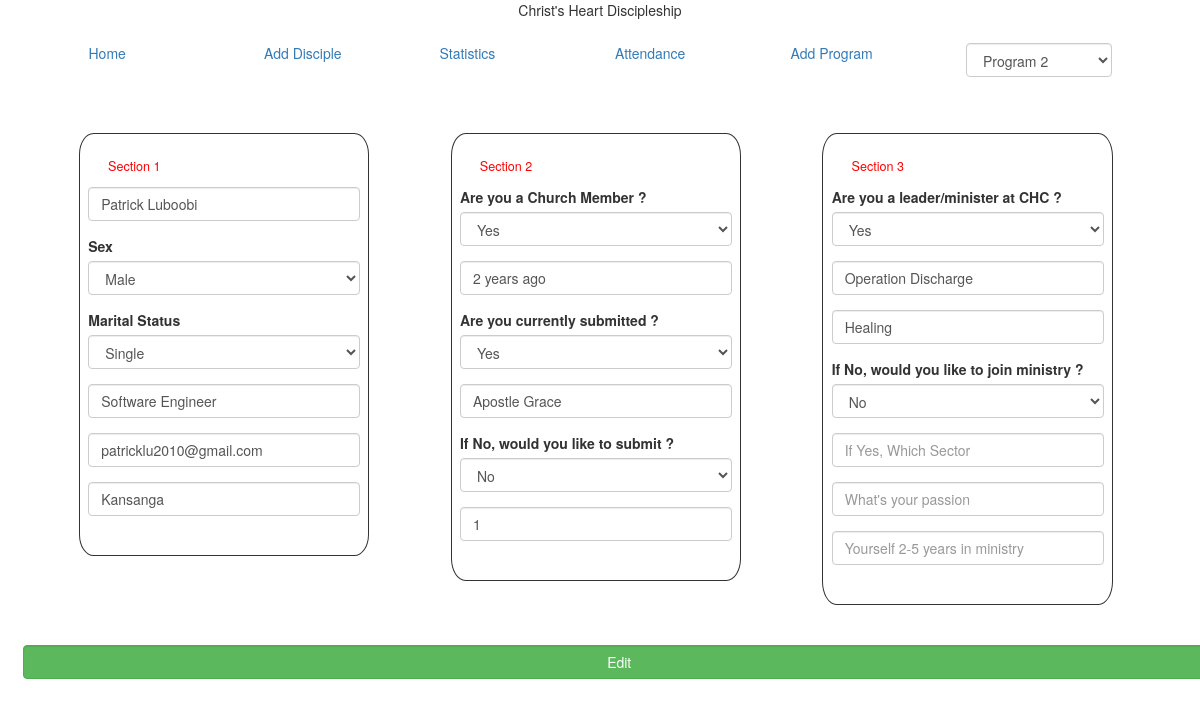
Screenshot of /edit_disciple.php?id=1 with the database file from the repository.
### tables this page shows
CREATE TABLE IF NOT EXISTS `disciples` (
  `id` int(11) NOT NULL AUTO_INCREMENT,
  `name` varchar(50) NOT NULL,
  `sex` enum('Male','Female') NOT NULL,
  `marital_status` enum('Married','Single','Engaged') NOT NULL,
  `occupation` varchar(50) NOT NULL,
  `email` varchar(50) NOT NULL,
  `address` varchar(50) NOT NULL,
  `member` enum('Yes','No') NOT NULL,
  `join` varchar(50) NOT NULL,
  `submitted` enum('Yes','No') NOT NULL,
  `who_submit` varchar(50) NOT NULL,
  `submit` enum('Yes','No') NOT NULL,
  `submit_to` varchar(50) NOT NULL,
  `leader` enum('Yes','No') NOT NULL,
  `department` varchar(50) NOT NULL,
  `role` varchar(50) NOT NULL,
  `ministry` enum('Yes','No') NOT NULL,
  `sector` varchar(50) NOT NULL,
  `passion` varchar(50) NOT NULL,
  `future` varchar(50) NOT NULL,
  `prog_id` int(11) NOT NULL,
  PRIMARY KEY (`id`)
);

### classes/Disciple.php (called while the page is built, shortened)
<?php
class Disciple
{
    protected $_name;
    protected $_occupation;
    protected $_email;
    protected $_address;
    protected $_join_date;
    protected $_submit_to;
    protected $_want_submit_to;
    protected $_department;
    protected $_role;
    protected $_sector;
    protected $_passion;
    protected $_ministry_future;
    public function get_name()
    {
        return $this->_name;
    }
    public function get_occupation()
    {
        return $this->_occupation;
    }
    public function get_email()
    {
        return $this->_email;
    }
    public function get_address()
    {
        return $this->_address;
    }
    public function get_join_date()
    {
        return $this->_join_date;
    }
    public function get_submit_to()
    {
        return $this->_submit_to;
    }
    public function get_want_submit_to()
    {
        return $this->_want_submit_to;
    }
    public function get_department()
    {
        return $this->_department;
    }
    public function get_role()
    {
        return $this->_role;
    }
    public function get_sector()
    {
        return $this->_sector;
    }
    public function get_passion()
    {
        return $this->_passion;
    }
    public function get_ministry_future()
    {
        return $this->_ministry_future;
    }
    public function get_disciple($id){
        $disciple = $this->fetch_disciple($id);
        $this->_name = $disciple['name'];
        $this->_occupation = $disciple['occupation'];
        $this->_email = $disciple['email'];
        $this->_address = $disciple['address'];
        $this->_join_date = $disciple['join'];
        $this->_submit_to = $disciple['who_submit'];
        $this->_want_submit_to = $disciple['submit_to'];
        $this->_department = $disciple['department'];
        $this->_role = $disciple['role'];
        $this->_sector = $disciple['sector'];
        $this->_passion = $disciple['passion'];
        $this->_ministry_future = $disciple['future'];
    }
    public function fetch_disciple($id)
    {
        $dbh = $this->connect_db();
        $statementHandler = $dbh->prepare('SELECT * FROM disciples WHERE id = :id');
        $statementHandler->bindParam(':id', $id, PDO::PARAM_STR);
        $statementHandler->execute();
        if ($statementHandler->rowCount() == 1) {
            $disciple = $statementHandler->fetch(PDO::FETCH_ASSOC);
            return $disciple;
        }
        return false;
    }
    private function connect_db()
    {
        try {
            return new PDO("mysql:host=localhost;dbname=discipleship", "root", "");
        } catch (PDOException $e) {
            echo "Connection Error: " . $e->getMessage();
        }
    }
}

### edit_disciple.php (the view, shortened to what this page needs)
<?php
require_once('classes/Disciple.php');
require_once('includes/form_selects.php.inc')
?>
<!DOCTYPE html>
<html>
<head lang="en">
    <link rel="stylesheet" href="http://maxcdn.bootstrapcdn.com/bootstrap/3.3.6/css/bootstrap.min.css">
    <link rel="stylesheet" type="text/css" href="css/main.css">
</head>
<body>
<div class="container-fluid">
<?php
include_once('includes/header.php.inc');
$id = $_GET['id'];
$disciple = new Disciple();
$disciple->get_disciple($id);
?>
<div id="form-div" class="row">
    <form method="post" role="form" enctype="multipart/form-data" action="php/edit_disciple.php">
        <div class="col-md-3 section-div">
            <div id="section1" class="section">Section 1</div>
            <div class="form-group">
                <div class="row">
                    <input id="name" type="text" name="name" value="<?php echo $disciple->get_name(); ?>"
                           class="form-control" placeholder="Name" required/>
                </div>
            </div>
            <div class="form-group">
                <div class="row">
                    <label for="sex" class="control-label">Sex</label>
                    <select id="sex" name="sex" class="form-control">
                    </select>
                </div>
            </div>
            <div class="form-group">
                <div class="row">
                    <label for="marital-status" class="control-label">Marital Status</label>
                    <select id="marital-status" name="marital-status" class="form-control">
                    </select>
                </div>
            </div>
            <div class="form-group">
                <div class="row">
                    <input id="occupation" type="text" name="occupation"
                           value="<?php echo $disciple->get_occupation(); ?>" class="form-control"
                           placeholder="Occupation" required/>
                </div>
            </div>
            <div class="form-group">
                <div class="row">
                    <input id="email" type="text" name="email" value="<?php echo $disciple->get_email(); ?>"
                           class="form-control" placeholder="Email Address" required/>
                </div>
            </div>
            <div class="form-group">
                <div class="row">
                    <input id="physical-address" type="text" name="physical-address"
                           value="<?php echo $disciple->get_address(); ?>" class="form-control"
                           placeholder="Physical Address" required/>
                </div>
            </div>
        </div>
        <div class="col-md-3 section-div">
            <div id="section2" class="section">Section 2</div>
            <div class="form-group">
                <div class="row">
                    <label for="member" class="control-label">Are you a Church Member ?</label>
                    <select id="member" name="member" class="form-control">
                    </select>
                </div>
            </div>
            <div class="form-group">
                <div class="row">
                    <input id="join" type="text" name="join" value="<?php echo $disciple->get_join_date(); ?>"
                           class="form-control"
                           placeholder="If Yes, When did u join" required/>
                </div>
            </div>
            <div class="form-group">
                <div class="row">
                    <label for="submitted" class="control-label">Are you currently submitted ?</label>
                    <select id="submitted" name="submitted" class="form-control">
                    </select>
                </div>
            </div>
            <div class="form-group">
                <div class="row">
                    <input id="who-submit" type="text" name="who-submit"
                           value="<?php echo $disciple->get_submit_to(); ?>" class="form-control"
                           placeholder="If Yes, To who" required/>
                </div>
            </div>
            <div class="form-group">
                <div class="row">
                    <label for="submit" class="control-label">If No, would you like to submit ?</label>
                    <select id="submit" name="submit" class="form-control">
                    </select>
                </div>
            </div>
            <div class="form-group">
                <div class="row">
                    <input id="submit-to" type="text" name="submit-to"
                           value="<?php echo $disciple->get_want_submit_to(); ?>" class="form-control"
                           placeholder="If Yes, To who" required/>
                </div>
            </div>
        </div>
        <div class="col-md-3 section-div">
            <div id="section3" class="section">Section 3</div>
            <div class="form-group">
                <div class="row">
                    <label for="leader" class="control-label">Are you a leader/minister at CHC ?</label>
                    <select id="leader" name="leader" class="form-control">
                    </select>
                </div>
            </div>
            <div class="form-group">
                <div class="row">
                    <input id="depertment" type="text" name="department"
                           value="<?php echo $disciple->get_department(); ?>" class="form-control"
                           placeholder="If Yes, Which department" required/>
                </div>
            </div>
            <div class="form-group">
                <div class="row">
                    <input id="role" type="text" name="role" value="<?php echo $disciple->get_role(); ?>"
                           class="form-control"
                           placeholder="What is you role in that department" required/>
                </div>
            </div>
            <div class="form-group">
                <div class="row">
                    <label for="ministry" class="control-label">If No, would you like to join ministry ?</label>
                    <select id="ministry" name="ministry" class="form-control">
                    </select>
                </div>
            </div>
            <div class="form-group">
                <div class="row">
                    <input id="sector" type="text" name="sector" value="<?php echo $disciple->get_sector(); ?>"
                           class="form-control"
                           placeholder="If Yes, Which Sector" required/>
                </div>
            </div>
            <div class="form-group">
                <div class="row">
                    <input id="passion" type="text" name="passion" value="<?php echo $disciple->get_passion(); ?>"
                           class="form-control"
                           placeholder="What's your passion" required/>
                </div>
            </div>
            <div class="form-group">
                <div class="row">
                    <input id="future" type="text" name="future" value="<?php echo $disciple->get_ministry_future(); ?>"
                           class="form-control"
                           placeholder="Yourself 2-5 years in ministry" required/>
                </div>
            </div>
        </div>
        <div class="form-group">
            <div class="row">
                <input id="submit-form" type="submit" name="submit-form" style="" value="Edit"
                       class="form-control btn btn-success"/>
            </div>
        </div>
    </form>
</div>
</div>
</body>
</html>

### css/main.css (style rules this page uses)
body { overflow-x: hidden; }
#form-div { margin-left: 2%; }
.section { font-size: 90%; margin-left: 2%; margin-bottom: 5%; color: red; }
.section-div { border: solid 1px !important; padding: 2%; border-radius: 5%; margin: 3.5%; }

### rows the page displays
disciples: name "Patrick Luboobi", sex "Male", occupation "Software Engineer", email "patricklu2010@gmail.com", physical-address "Kansanga", member "Yes", join "2 years ago", submitted "Yes", who-submit "Apostle Grace", submit "No", submit-to "1", leader "Yes", department "Operation Discharge", role "Healing", ministry "No"
